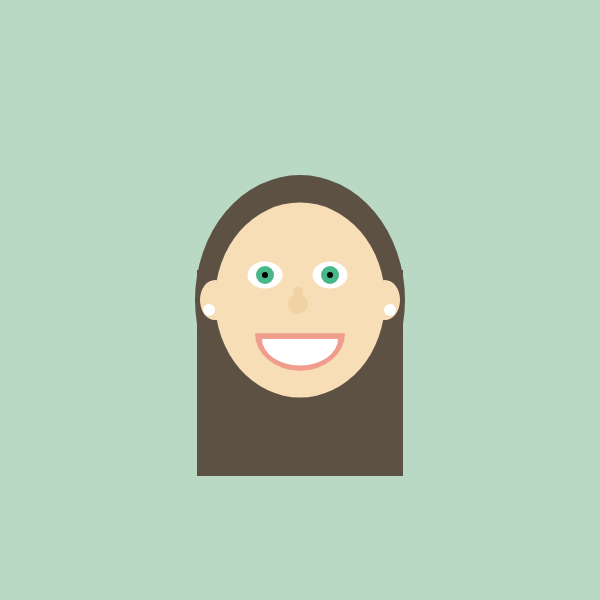
Frame 1 (no input)
Frame 60 (no input): identical to frame 1, image omitted
Frame 120 (the mouse pressed at the canvas centre since frame 60): identical to frame 1, image omitted

The p5.js sketch that drew this single still picture (run headless with seeded random() and noise() and a simulated clock; from frame 60 on, the mouse is pressed at the canvas centre):

// p5.js sketch
// ── sketch.js
var eyeLevel;

function setup() {
  createCanvas(600,600);
  eyeLevel = 275;
}

function draw() {
  background(186, 217, 196);
  noStroke();
  
  //HAIR//
  fill(92, 81, 67);
  square(197,270,206);
  ellipse(300,300,210,250);
  
  //HEAD//
  fill(247, 222, 183);
  ellipse(300,300,170,195);
  
  //EYES//
    //white hole//
  fill(255, 255, 255);
  ellipse(265,eyeLevel,35,27);
  ellipse(330,eyeLevel,35,27);
    //green part//
  fill(73, 184, 136);
  circle(265,eyeLevel,18);
  circle(330,eyeLevel,18);
    //pupil//
  fill(0);
  circle(265,eyeLevel,6);
  circle(330,eyeLevel,6);
  
  //MOUTH//
  fill(240, 157, 141);
  arc(width / 2, height / 1.8, 90, 75, 0, HALF_PI + HALF_PI, PIE);
    //teeth//
  fill(255);
  arc(width / 2, height / 1.77, 76, 53, 0, HALF_PI + HALF_PI, PIE);
  
  //EARS//
  fill(247, 222, 183);
  ellipse(215,300,30,40);
  ellipse(385,300,30,40);
    //earrings//
  fill(255);
  ellipse(209,310,12,12);
  ellipse(390,310,12,12);
    
  //NOSE//
  fill(240, 210, 163);
  ellipse(298,304,20,20);
  ellipse(298,292,10,10);
  
  
}
// ── style.css
html, body {
  margin: 0;
  padding: 0;
  background-color: Teal;
}

canvas {
  display: block;
  color: blue;
}

h1 {
  color: SpringGreen;
  size: 60;
}

h2 {
  color: SpringGreen;
}

li {
  color: SpringGreen;
}
